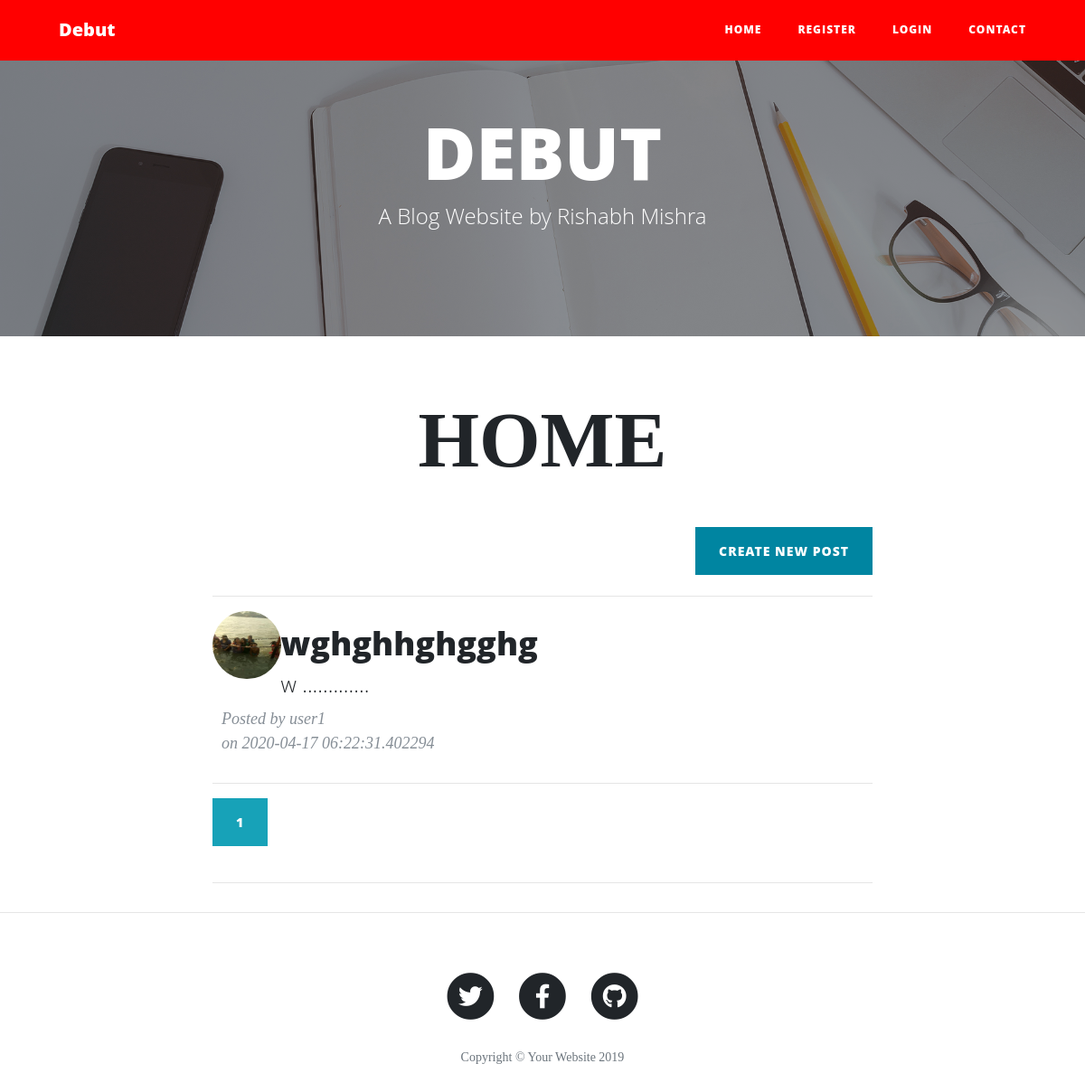
Before: / with the older database file.
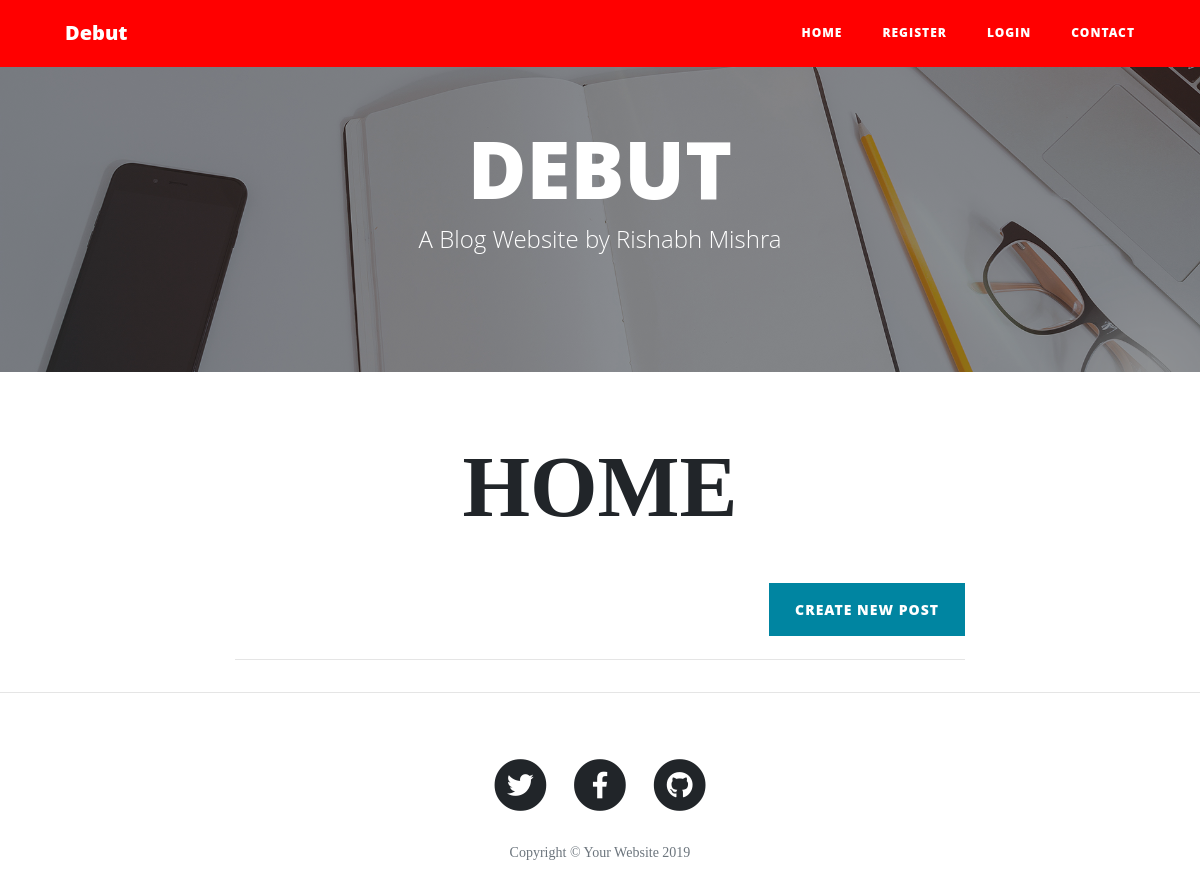
After: the same page with the newer database file.
### blog/model.py (models this page shows, shortened)
class write_post(db.Model,UserMixin):
    id = db.Column(db.Integer, primary_key=True)
    title = db.Column(db.String(100), nullable=False)
    date_posted=db.Column(db.DateTime,nullable=False,default=datetime.utcnow)#i am not paasing current time i am passing func thats why () are not used
    content=db.Column(db.Text,nullable=False)
    user_id=db.Column(db.Integer,db.ForeignKey('user.id'),nullable=False)
    comments = db.relationship('write_comment', backref='author_post', lazy=True)  # backref allowed us to access post columns

class user(db.Model,UserMixin):
    id = db.Column(db.Integer,primary_key=True)
    username=db.Column(db.String(20),unique=True,nullable=False)
    email = db.Column(db.String(120), unique=True, nullable=False)
    gender = db.Column(db.String(10), unique=False, nullable=False)
    image_file = db.Column(db.String(20), nullable=False,default='default.jpg')
    password=db.Column(db.String(20),nullable=False)
    posts=db.relationship('write_post',backref='author',lazy=True)#backref allowed us to access post columns

### blog/route.py (the view)
@app.route('/index')
@app.route('/')
def index():
    page=request.args.get('page',1,type=int)
    posts=write_post.query.order_by(write_post.date_posted.desc()).paginate(page=page,per_page=5)
    return render_template('index.html',posts=posts,title='DEBUT',subtitle='A Blog Website by Rishabh Mishra')

### blog/templates/index.html
{% extends 'basiclayout.html'%}
{%block main%}
  <div class="container"><p style="font-size: 2.3cm;font-weight: 900;text-align: center;">HOME</p>
    <div class="row">
      <div class="col-lg-8 col-md-10 mx-auto">
        <a class="btn btn-primary float-right" href="{{url_for('create_post')}}">Create New Post</a>
        <br><br>
        {%for post in posts.items%}
        <hr>
        <img style="float:left;border-radius:50%;height:2cm;width:2cm;" src={{url_for('static',filename='/profile_image/'+post.author.image_file)}}>
        <div class="post-preview"style="margin-left:10px;">
           <a href="{{url_for('apost',id=post.id)}}">
            <h2 class="post-title">
              {{post.title}}
            </h2>
            <h4 class="post-subtitle">
              {{post.content[:100]+'\n'+post.content[100:160]+'.............'}}
            </h4>
          </a>
          <p class="post-meta">Posted by
            {{post.author.username}}<br>on
            {{post.date_posted}}</p>
        </div>
        <hr>
        {%endfor%}
        {% for page_num in posts.iter_pages(left_edge=1,right_edge=1,left_current=1,right_current=2) %}
          {% if page_num %}
            {% if posts.page == page_num %}
              <a class="btn btn-info mb-4" href={{url_for('index',page=page_num)}}>{{page_num}}</a>
            {% else %}
              <a class="btn btn-outline-info mb-4" href={{url_for('index',page=page_num)}}>{{page_num}}</a>
            {% endif %}
          {% else %}
            ...
          {% endif %}
        {% endfor %}
        <hr>
      </div>
    </div>
  </div>
{%endblock main%}

### blog/templates/basiclayout.html (shortened to what this page needs)
<!DOCTYPE html >
<html lang="en">
<head>
  <link href="{{url_for('static',filename='/vendor/bootstrap/css/bootstrap.min.css')}}" rel="stylesheet">
  <link href="{{url_for('static',filename='/vendor/fontawesome-free/css/all.min.css')}}" rel="stylesheet" type="text/css">
  <link href="{{url_for('static',filename='/css/clean-blog.min.css')}}" rel="stylesheet">
</head>
<body>
  <nav style="position: fixed;background-color: red;"class="navbar navbar-expand-lg navbar-light fixed-top" id="mainNav">
    <div class="container">
      <a class="navbar-brand" href="{{url_for('index')}}">Debut</a>
      <div class="collapse navbar-collapse" id="navbarResponsive">
        <ul class="navbar-nav ml-auto">
          <li class="nav-item">
            <a class="nav-link" href="{{url_for('index')}}">Home</a>
          </li>
          {%if current_user.is_authenticated:%}
            <li class="nav-item">
              <a class="nav-link" href="{{url_for('myblog')}}">MYBLOGS</a>
            </li>
            <li class="nav-item">
              <a class="nav-link" href="{{url_for('account')}}">Account</a>
            </li>
            <li class="nav-item">
              <a class="nav-link" href="{{url_for('logout')}}">Logout</a>
            </li>
          {%else%}
            <li class="nav-item">
              <a class="nav-link" href="{{url_for('rform')}}">REGISTER</a>
            </li>
            <li class="nav-item">
              <a class="nav-link" href="{{url_for('lform')}}">Login</a>
            </li>
          {%endif%}
          <li class="nav-item">
            <a class="nav-link" href="{{url_for('contact')}}">Contact</a>
          </li>
        </ul>
      </div>
    </div>
  </nav>
  <header class="masthead" style=" background-image: url({{url_for('static',filename='img/home-bg.jpg')}});">
    <div class="overlay"></div>
    <div class="container">
      <div class="row">
        <div class="col-lg-8 col-md-10 mx-auto">
          <div style="padding:120px 0px;"class="site-heading">
            <h1>{{title}}</h1>
            <span class="subheading">A Blog Website by Rishabh Mishra</span>
          </div>
        </div>
      </div>
    </div>
  </header>
  {% block main%}
  {%endblock main%}
  <hr>
  <footer>
    <div class="container">
      <div class="row">
        <div class="col-lg-8 col-md-10 mx-auto">
          <ul class="list-inline text-center">
            <li class="list-inline-item">
              <a href="#">
                <span class="fa-stack fa-lg">
                  <i class="fas fa-circle fa-stack-2x"></i>
                  <i class="fab fa-twitter fa-stack-1x fa-inverse"></i>
                </span>
              </a>
            </li>
            <li class="list-inline-item">
              <a href="#">
                <span class="fa-stack fa-lg">
                  <i class="fas fa-circle fa-stack-2x"></i>
                  <i class="fab fa-facebook-f fa-stack-1x fa-inverse"></i>
                </span>
              </a>
            </li>
            <li class="list-inline-item">
              <a href="#">
                <span class="fa-stack fa-lg">
                  <i class="fas fa-circle fa-stack-2x"></i>
                  <i class="fab fa-github fa-stack-1x fa-inverse"></i>
                </span>
              </a>
            </li>
          </ul>
          <p class="copyright text-muted"style="background-color:white;">Copyright &copy; Your Website 2019</p>
        </div>
      </div>
    </div>
  </footer>
</body>
</html>

Changed rows visible on the page:
removed write_post: image_file (picture), title "wghghhghgghg", content "w .............", author.username "user1", date_posted "2020-04-17 06:22:31.402294"
Other visible differences:
list line gone: "1"
